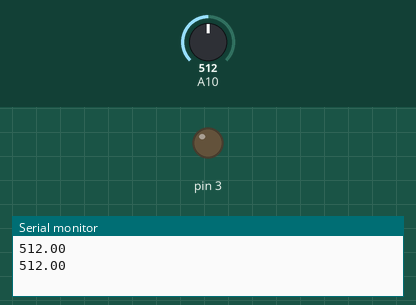
This sketch was run on a simulated Arduino Mega 2560, built with avr-gcc and run on an emulated ATmega2560. Parts: output pins drawn as LEDs (lit = HIGH), the last lines printed to the serial monitor. Inputs (shaded band) come from the test bench; at power-on: A10 = 512.

Above: at 2.8 s.
2.9 s: A10 set to 0
At 6.3 s:
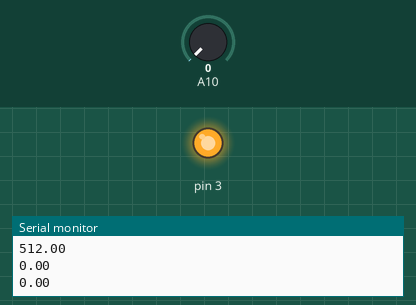
7.5 s: A10 set to 122
At 10.6 s:
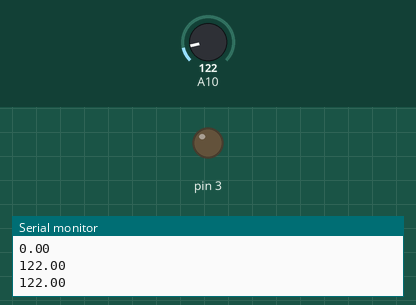
Timing chart, 0 to 12.1 s (numbered marks = the images above; inputs shaded):
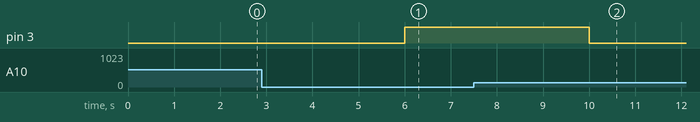

The sketch:

inlandProject13.ino
```cpp
void setup() {
  // put your setup code here, to run once:
  Serial.begin(9600);
  pinMode(3, OUTPUT);
  pinMode(A10, INPUT);
}

void loop() {
  // put your main code here, to run repeatedly:
  digitalWrite(A1, HIGH);

  float tiltValue = analogRead(A10);
  Serial.println(tiltValue);
  delay(2000);

  if (tiltValue == 0){
    digitalWrite(3, HIGH);
  }else{
    digitalWrite(3, LOW);
  }

}
```

Measured:
- after the input at 2.9 s, pin 3: LOW → HIGH after 3.1 s
- after the input at 7.5 s, pin 3: HIGH → LOW after 2.5 s
